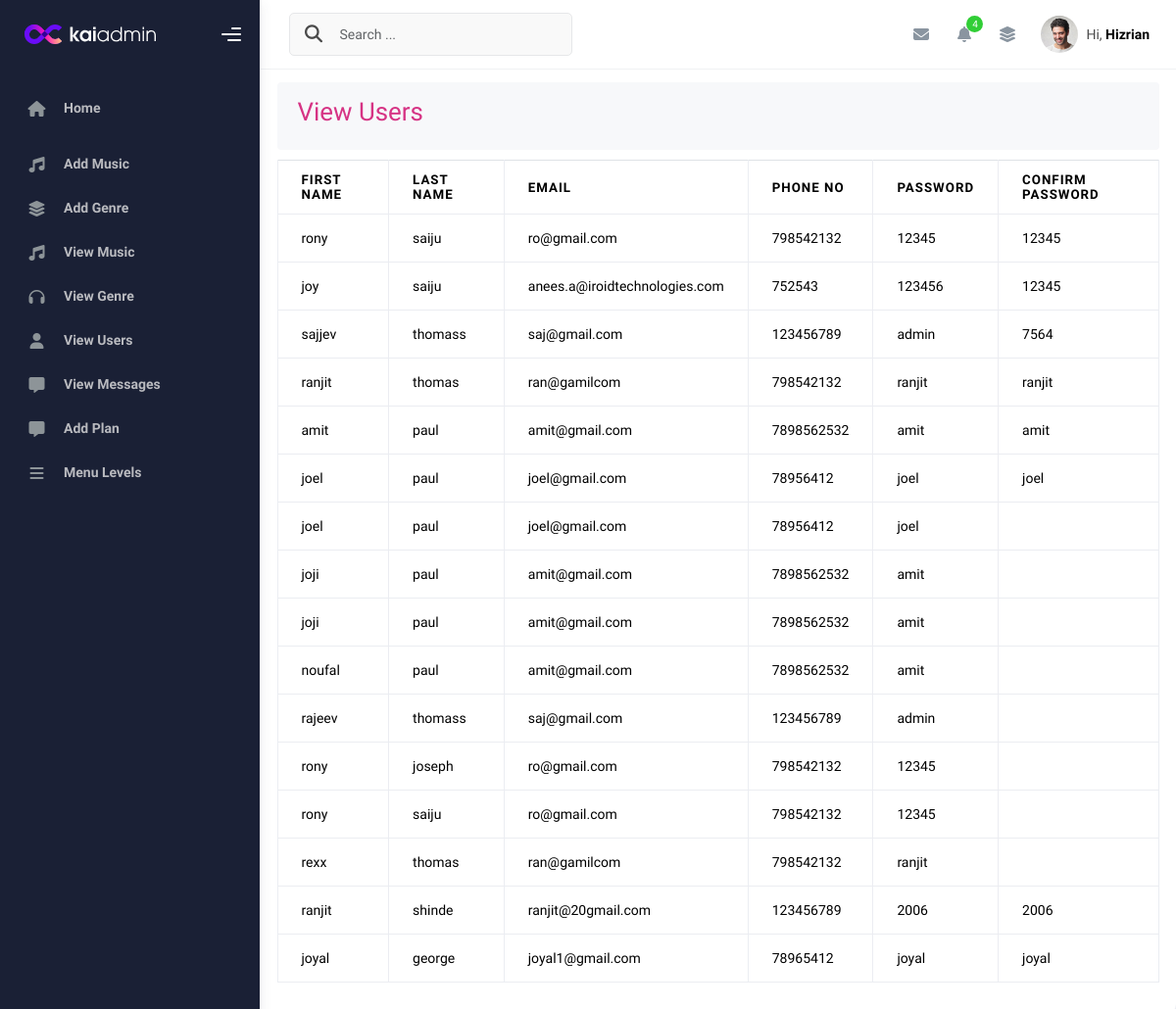
Page /viewusers on the committed database.
### User/models.py (models this page shows)
class  Register(models.Model):
    firstname=models.CharField(max_length=50,null=True)
    lastname=models.CharField(max_length=50)
    phone=models.IntegerField()
    email=models.EmailField(max_length=254)
    password=models.CharField(max_length=50)
    confirmpassword=models.CharField(max_length=50)

### Admin/views.py (the view)
# urls.py: path('viewusers',views.viewusers,name='viewusers'),
def viewusers(request):
    data=Register.objects.all()
    context ={'data':data}
    return render(request,'viewusers.html',context)

### Admin/templates/viewusers.html (shortened to what this page needs)
{% extends "adminhome.html" %}
{% block 1st %}
<div class="card">
    <div class="card-header">
      <div class="card-title">Responsive Table</div>
    </div>
    <div class="card-body">
      <div class="card-sub">
        <code class="highlighter-rouge"><h2>View Users</h2></code>
      </div>
      <div class="table-responsive">
        <table class="table table-bordered">
          <thead>
            <tr>
              <th>First Name</th>
              <th>Last Name</th>
              <th>Email</th>
              <th>Phone No</th>
              <th>Password</th>
              <th>Confirm Password</th>
            </tr>
          </thead>
          <tbody>
            {% for i in data %}
            <tr>
              <td>{{i.firstname}}</td>
              <td>{{i.lastname}}</td>
              <td>{{i.email}}</td>
              <td>{{i.phone}}</td>
              <td>{{i.password}}</td>
              <td>{{i.confirmpassword}}</td>
            </tr>
            {% endfor %}
          </tbody>
        </table>
      </div>
    </div>
  </div>
</div>
{% endblock  %}

### rows in the picture
Register: firstname "rony", lastname "saiju", email "ro@gmail.com", phone "798542132", password "12345", confirmpassword "12345"
Register: firstname "joy", lastname "saiju", email "anees.a@iroidtechnologies.com", phone "752543", password "123456", confirmpassword "12345"
Register: firstname "sajjev", lastname "thomass", email "saj@gmail.com", phone "123456789", password "admin", confirmpassword "7564"
Register: firstname "ranjit", lastname "thomas", email "ran@gamilcom", phone "798542132", password "ranjit", confirmpassword "ranjit"
Register: firstname "amit", lastname "paul", email "amit@gmail.com", phone "7898562532", password "amit", confirmpassword "amit"
Register: firstname "joel", lastname "paul", email "joel@gmail.com", phone "78956412", password "joel", confirmpassword "joel"
Register: firstname "joel", lastname "paul", email "joel@gmail.com", phone "78956412", password "joel"
Register: firstname "joji", lastname "paul", email "amit@gmail.com", phone "7898562532", password "amit"
Register: firstname "joji", lastname "paul", email "amit@gmail.com", phone "7898562532", password "amit"
Register: firstname "noufal", lastname "paul", email "amit@gmail.com", phone "7898562532", password "amit"
Register: firstname "rajeev", lastname "thomass", email "saj@gmail.com", phone "123456789", password "admin"
Register: firstname "rony", lastname "joseph", email "ro@gmail.com", phone "798542132", password "12345"
Register: firstname "rony", lastname "saiju", email "ro@gmail.com", phone "798542132", password "12345"
Register: firstname "rexx", lastname "thomas", email "ran@gamilcom", phone "798542132", password "ranjit"
Register: firstname "ranjit", lastname "shinde", email "ranjit@20gmail.com", phone "123456789", password "2006", confirmpassword "2006"
Register: firstname "joyal", lastname "george", email "joyal1@gmail.com", phone "78965412", password "joyal", confirmpassword "joyal"
